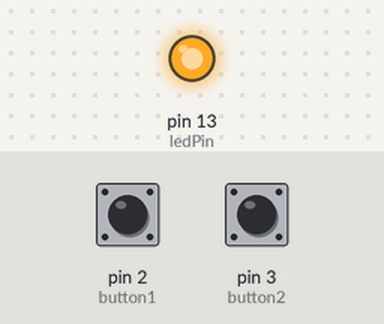
Bench run of a sketch on a simulated Arduino Uno, built with avr-gcc and run on an emulated ATmega328P. On the bench: output pins drawn as LEDs (lit = HIGH). Inputs (shaded band) come from the test bench; at power-on: pin 2 (button1) HIGH, pin 3 (button2) HIGH.

Above: at 1.2 s.
1.3 s: pin 2 (button1) pulled LOW for 0.15 s
At 1.37 s:
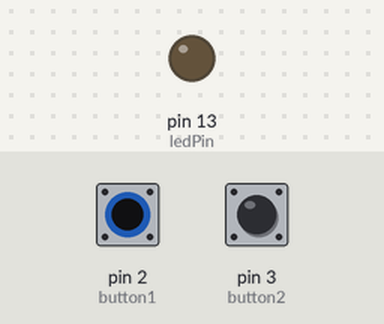
2.9 s: pin 2 (button1) pulled LOW for 3.2 s
At 6.6 s:
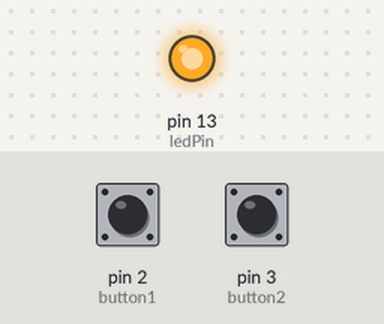
7.6 s: pin 3 (button2) pulled LOW for 3.2 s
At 8.9 s:
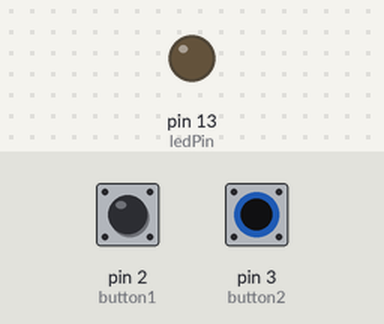
Timing chart, 0 to 12.3 s (numbered marks = the images above; inputs shaded):
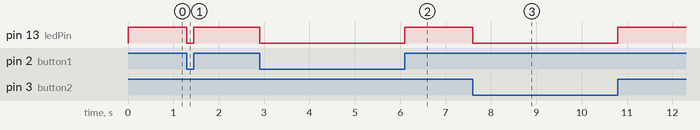

Measured:
- after the input at 1.3 s, pin 13 (ledPin): HIGH → LOW at once, → HIGH 0.15 s later
- after the input at 2.9 s, pin 13 (ledPin): HIGH → LOW at once, → HIGH 3.2 s later
- after the input at 7.6 s, pin 13 (ledPin): HIGH → LOW at once, → HIGH 3.2 s later

The sketch:

2_Botones.ino
```cpp
const int button1 = 2;  // Primer botón
const int button2 = 3;  // Segundo botón
const int ledPin = 13;  // LED

void setup() {
    pinMode(button1, INPUT_PULLUP);  // Activar resistencia pull-up interna
    pinMode(button2, INPUT_PULLUP);
    pinMode(ledPin, OUTPUT);
}

void loop() {
    // Leer el estado de los botones (LOW = presionado, HIGH = no presionado)
    int state1 = digitalRead(button1);
    int state2 = digitalRead(button2);

    // Solo enciende el LED si ambos botones están en HIGH (no presionados)
    if (state1 == HIGH && state2 == HIGH) {
        digitalWrite(ledPin, HIGH);  // Enciende LED
    } else {
        digitalWrite(ledPin, LOW);   // Apaga LED
    }
}
```
